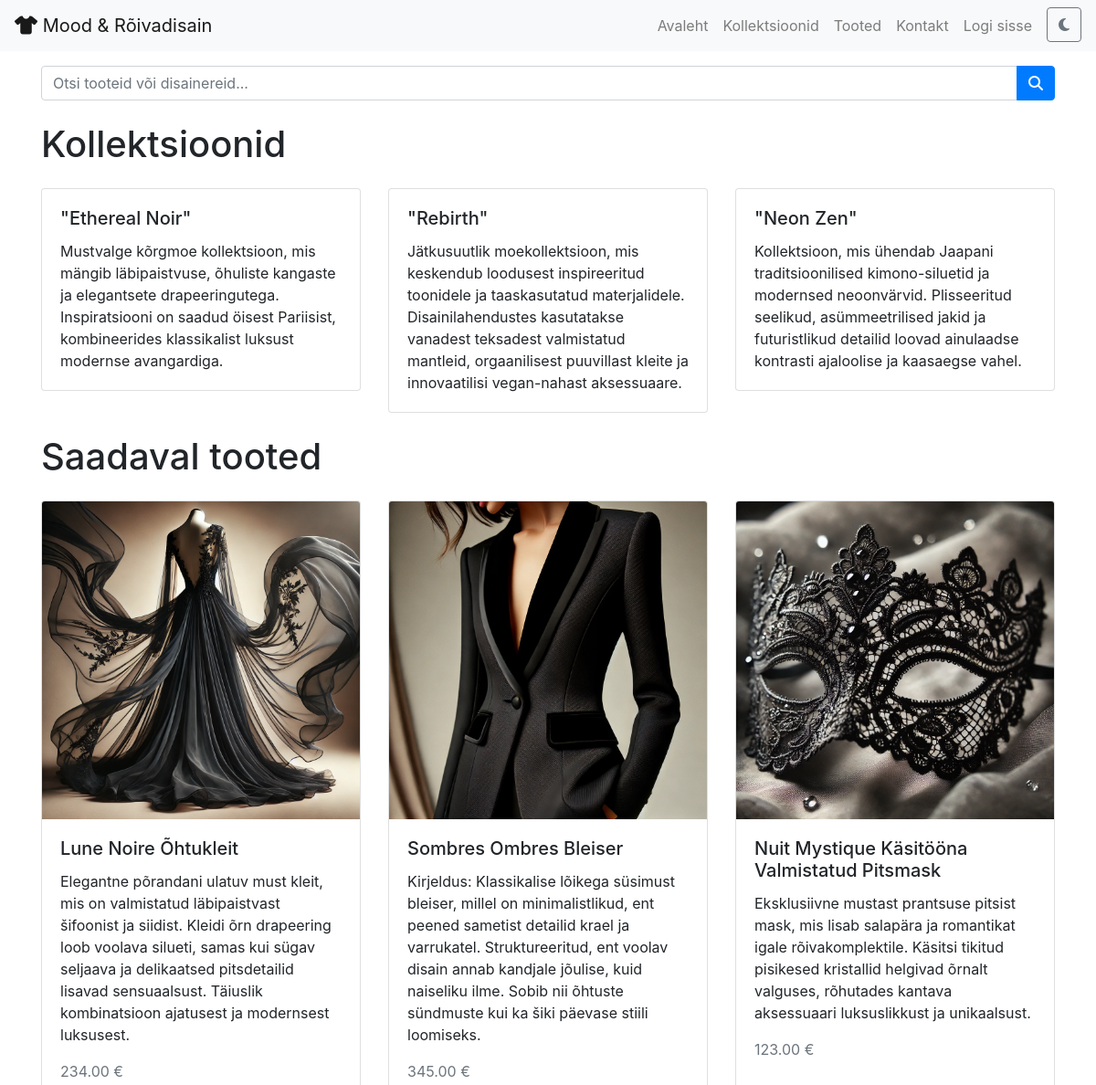
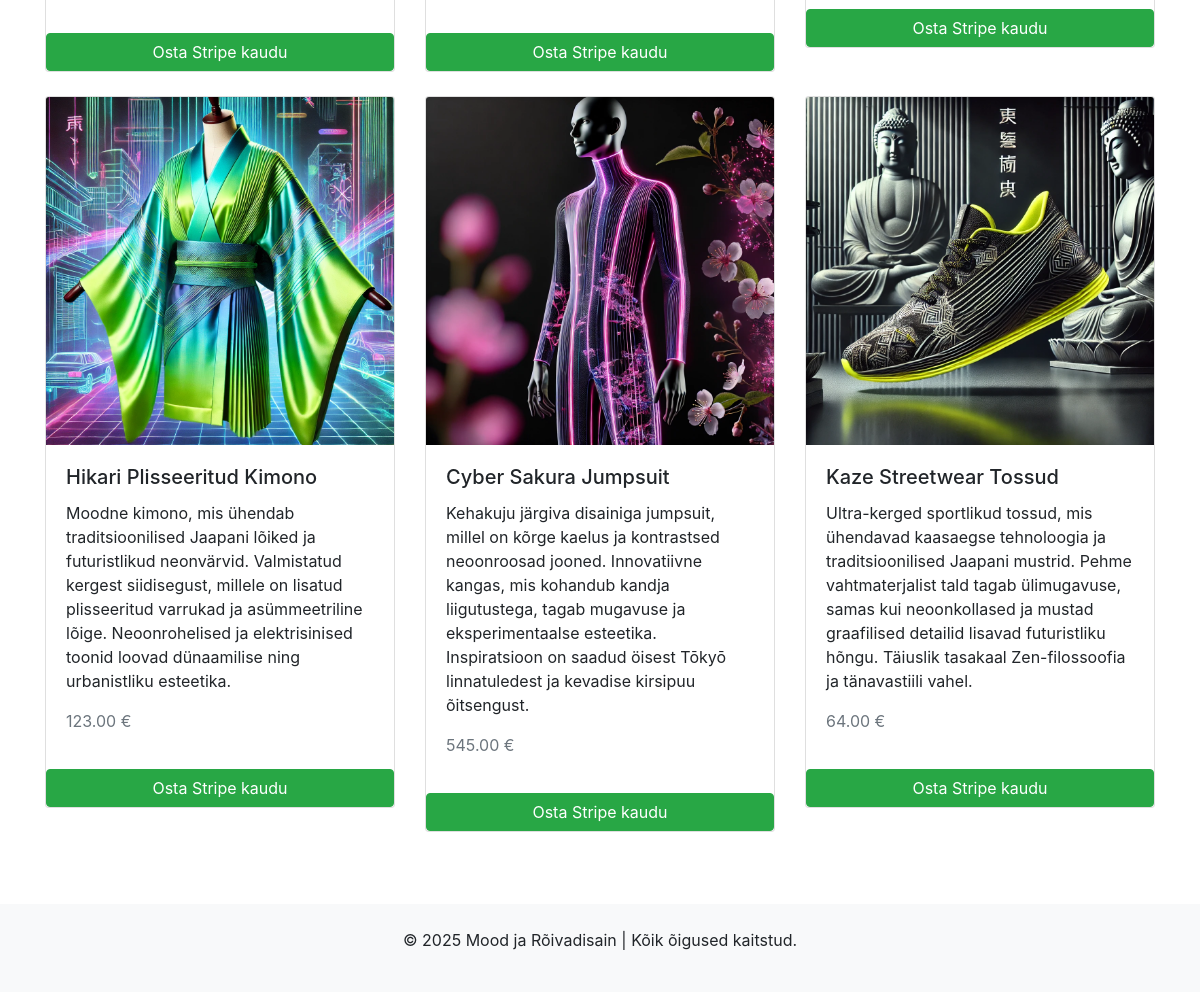
The page / on the database its author committed (2 pictures, top to bottom).
### galerii/models.py (models this page shows, shortened)
class Kollektsioon(models.Model):
    nimi = models.CharField(max_length=100)
    kirjeldus = models.TextField()
    disainer = models.ForeignKey(Disainer, on_delete=models.CASCADE)

class Toode(models.Model):
    nimi = models.CharField(max_length=100)
    kirjeldus = models.TextField()
    hind = models.DecimalField(max_digits=10, decimal_places=2)
    kollektsioon = models.ForeignKey(Kollektsioon, on_delete=models.CASCADE)
    pilt = models.ImageField(upload_to='tooted/')
    pilt_360 = models.FileField(upload_to='tooted/360/', blank=True, null=True)
    saadaval = models.BooleanField(default=True)

### galerii/views.py (the view)
# urls.py: 2. Add a URL to urlpatterns:  path('', views.home, name='home')
def home(request):
    kollektsioonid = Kollektsioon.objects.all()
    tooted = Toode.objects.filter(saadaval=True)
    return render(request, 'home.html', {'kollektsioonid': kollektsioonid, 'tooted': tooted})

### galerii/templates/home.html (shortened to what this page needs)
{% extends "base.html" %}
{% block content %}
    <h1 class="mb-4">Kollektsioonid</h1>
    <div class="row">
        {% for kollektsioon in kollektsioonid %}
            <div class="col-md-4">
                <div class="card mb-4">
                    <div class="card-body">
                        <h5 class="card-title">{{ kollektsioon.nimi }}</h5>
                        <p class="card-text">{{ kollektsioon.kirjeldus }}</p>
                    </div>
                </div>
            </div>
        {% endfor %}
    </div>
    <h1 class="mb-4">Saadaval tooted</h1>
    <div class="row">
        {% for toode in tooted %}
            <div class="col-md-4">
                <div class="card mb-4">
                    <img src="{{ toode.pilt.url }}" class="card-img-top" alt="{{ toode.nimi }}">
                    <div class="card-body">
                        <h5 class="card-title">{{ toode.nimi }}</h5>
                        <p class="card-text">{{ toode.kirjeldus }}</p>
                        <p class="text-muted">{{ toode.hind }} €</p>
                    </div>
                    <a href="{% url 'checkout' toode.id %}" class="btn btn-success">Osta Stripe kaudu</a>
                </div>
            </div>
        {% endfor %}
    </div>
{% endblock %}

### galerii/templates/base.html (shortened to what this page needs)
<!DOCTYPE html>
<html lang="et">
<head>
    <link rel="stylesheet" href="https://cdn.jsdelivr.net/npm/bootstrap@4.6.0/dist/css/bootstrap.min.css">
</head>
<body>
    <nav class="navbar navbar-expand-lg navbar-light bg-light">
        <a class="navbar-brand" href="{% url 'home' %}">
            <i class="fas fa-tshirt"></i> Mood & Rõivadisain
        </a>
        <div class="collapse navbar-collapse" id="navbarNav">
            <ul class="navbar-nav ml-auto">
                <li class="nav-item"><a class="nav-link" href="{% url 'home' %}">Avaleht</a></li>
                <li class="nav-item"><a class="nav-link" href="{% url 'kollektsioonid' %}">Kollektsioonid</a></li>
                <li class="nav-item"><a class="nav-link" href="{% url 'tooted' %}">Tooted</a></li>
                <li class="nav-item"><a class="nav-link" href="{% url 'kontakt' %}">Kontakt</a></li>
                {% if user.is_authenticated %}
                <li class="nav-item"><a class="nav-link" href="{% url 'logout' %}">Logi välja</a></li>
                {% else %}
                <li class="nav-item"><a class="nav-link" href="{% url 'login' %}">Logi sisse</a></li>
                {% endif %}
                <li class="nav-item">
                    <button id="theme-toggle" class="btn btn-outline-secondary ml-2">
                        <i class="fas fa-moon"></i>
                    </button>
                </li>
            </ul>
        </div>
    </nav>
    <div class="container mt-3">
        <form method="GET" action="#">
            <div class="input-group">
                <input type="text" name="q" class="form-control" placeholder="Otsi tooteid või disainereid...">
                <div class="input-group-append">
                    <button class="btn btn-primary" type="submit">
                        <i class="fas fa-search"></i>
                    </button>
                </div>
            </div>
        </form>
    </div>
    <div class="container mt-4">
        {% block content %}{% endblock %}
    </div>
    <footer class="bg-light text-center text-lg-start mt-5">
        <div class="container p-4">
            <p>&copy; 2025 Mood ja Rõivadisain | Kõik õigused kaitstud.</p>
        </div>
    </footer>
</body>
</html>

### galerii/templates/base.html (style rules this page uses)
body { transition: background 0.3s, color 0.3s; }

### rows shown on the page
Kollektsioon: nimi "\"Ethereal Noir\"", kirjeldus "Mustvalge kõrgmoe kollektsioon, mis mängib läbipaistvuse, õhuliste kangaste ja elegantsete drapeeringutega. Inspiratsiooni on saadud öisest Pariisist, kombineerides klassikalist luksust modernse avangardiga."
Kollektsioon: nimi "\"Rebirth\"", kirjeldus "Jätkusuutlik moekollektsioon, mis keskendub loodusest inspireeritud toonidele ja taaskasutatud materjalidele. Disainilahendustes kasutatakse vanadest teksadest valmistatud mantleid, orgaanilisest puuvillast kleite ja innovaatilisi vegan-nahast aksessuaare."
Kollektsioon: nimi "\"Neon Zen\"", kirjeldus "Kollektsioon, mis ühendab Jaapani traditsioonilised kimono-siluetid ja modernsed neoonvärvid. Plisseeritud seelikud, asümmeetrilised jakid ja futuristlikud detailid loovad ainulaadse kontrasti ajaloolise ja kaasaegse vahel."
Toode: pilt (picture), nimi "Lune Noire Õhtukleit", kirjeldus "Elegantne põrandani ulatuv must kleit, mis on valmistatud läbipaistvast šifoonist ja siidist. Kleidi õrn drapeering loob voolava silueti, samas kui sügav seljaava ja delikaatsed pitsdetailid lisavad sensuaalsust. Täiuslik kombinatsioon ajatusest ja modernsest luksusest.", hind "234.00"
Toode: pilt (picture), nimi "Sombres Ombres Bleiser", kirjeldus "Kirjeldus: Klassikalise lõikega süsimust bleiser, millel on minimalistlikud, ent peened sametist detailid krael ja varrukatel. Struktureeritud, ent voolav disain annab kandjale jõulise, kuid naiseliku ilme. Sobib nii õhtuste sündmuste kui ka šiki päevase stiili loomiseks.", hind "345.00"
Toode: pilt (picture), nimi "Nuit Mystique Käsitööna Valmistatud Pitsmask", kirjeldus "Eksklusiivne mustast prantsuse pitsist mask, mis lisab salapära ja romantikat igale rõivakomplektile. Käsitsi tikitud pisikesed kristallid helgivad õrnalt valguses, rõhutades kantava aksessuaari luksuslikkust ja unikaalsust.", hind "123.00"
Toode: pilt (picture), nimi "Hikari Plisseeritud Kimono", kirjeldus "Moodne kimono, mis ühendab traditsioonilised Jaapani lõiked ja futuristlikud neonvärvid. Valmistatud kergest siidisegust, millele on lisatud plisseeritud varrukad ja asümmeetriline lõige. Neoonrohelised ja elektrisinised toonid loovad dünaamilise ning urbanistliku esteetika.", hind "123.00"
Toode: pilt (picture), nimi "Cyber Sakura Jumpsuit", kirjeldus "Kehakuju järgiva disainiga jumpsuit, millel on kõrge kaelus ja kontrastsed neoonroosad jooned. Innovatiivne kangas, mis kohandub kandja liigutustega, tagab mugavuse ja eksperimentaalse esteetika. Inspiratsioon on saadud öisest Tōkyō linnatuledest ja kevadise kirsipuu õitsengust.", hind "545.00"
Toode: pilt (picture), nimi "Kaze Streetwear Tossud", kirjeldus "Ultra-kerged sportlikud tossud, mis ühendavad kaasaegse tehnoloogia ja traditsioonilised Jaapani mustrid. Pehme vahtmaterjalist tald tagab ülimugavuse, samas kui neoonkollased ja mustad graafilised detailid lisavad futuristliku hõngu. Täiuslik tasakaal Zen-filossoofia ja tänavastiili vahel.", hind "64.00"
